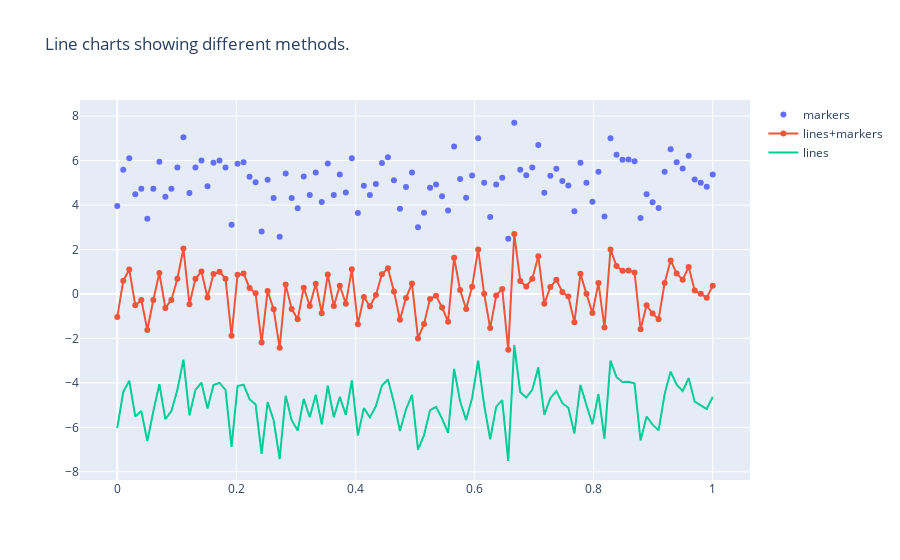

Here is the notebook cell this chart was saved with:
### Markdown cell above
## Line Charts

### Code cell
np.random.seed(56)
x_values = np.linspace(0, 1, 100) # 100 evenly spaced values
y_values = np.random.randn(100) # 100 random values

# Create traces 
trace0 = go.Scatter(
    x = x_values, 
    y = y_values+5,
    mode= 'markers',
    name = 'markers'
)

trace1 = go.Scatter(
    x = x_values, 
    y = y_values,
    mode= 'lines+markers', 
    name = 'lines+markers'
)

trace2 = go.Scatter(
    x = x_values, 
    y = y_values-5, 
    mode= 'lines', 
    name = 'lines'
)

# Create data 
data = [trace0, trace1, trace2]

# Create layout 
layout = go.Layout(
    title = 'Line charts showing different methods.'
)

# Create 
fig = go.Figure(data=data, layout=layout)

# Show plot 
py.iplot(fig)
